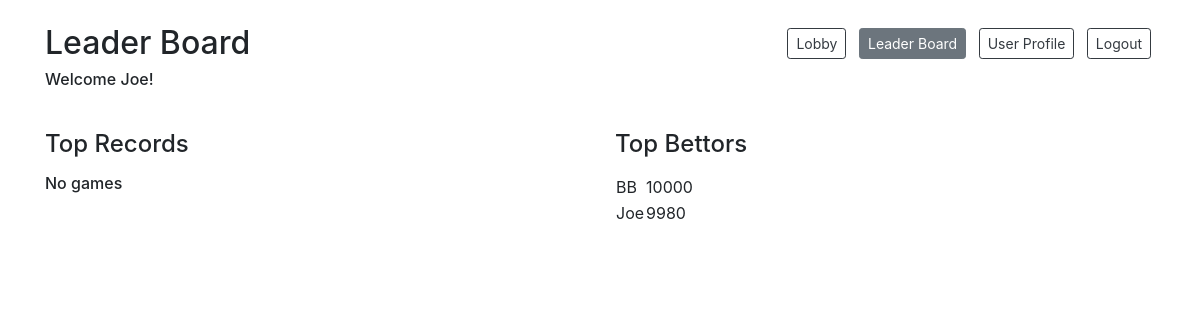
/leaderboard (signed in), run on the app's committed database.
### models.py (models this page shows)
class User(db.Model):
    __tablename__ = "users"
    id = db.Column(db.Integer, primary_key=True)
    user_name = db.Column(db.String(255))
    email = db.Column(db.String(255))
    password = db.Column(db.String(255))
    balance = db.Column(db.Integer)
    photo = db.Column(db.BLOB)
    wins = db.Column(db.Integer)
    losses = db.Column(db.Integer)
    current_game_id = db.Column(db.Integer, db.ForeignKey("games.id"), nullable=True)  # is null if not currently in a game
    current_game = db.relationship("Game", foreign_keys=[current_game_id], backref="game_users")
    created_at = db.Column(db.DateTime, server_default=func.now())
    updated_at = db.Column(db.DateTime, server_default=func.now(), onupdate=func.now())

### controller.py (the view)
def leaderboard():
    if 'user_id' in session:
        user = getUser(session['user_id'])
    records = getTopWinLossRecords(10)
    bettors = getTopBettors(10)
    return render_template('leaderboard.html', user = user, records = records, bettors = bettors)

### utilities.py (called while the page is built)
def getUser(user_id):
    user = User.query.get(user_id)
    return user

def getTopWinLossRecords(num_of_players):
    return False

def getTopBettors(num_of_players):
    topBettors = User.query.order_by(User.balance.desc()).limit(10)
    return topBettors

### templates/leaderboard.html (shortened to what this page needs)
<!DOCTYPE html>
<html lang="en">
<head>
    <link href="https://stackpath.bootstrapcdn.com/bootstrap/4.4.1/css/bootstrap.min.css" rel="stylesheet">
</head>
<body>
    <div class="container bg-white">
        <div class="row justify-content-between mt-4 mb-2">
            <div class="col-auto">
                <h2>Leader Board</h2>
                <h6>Welcome {{user.user_name}}!</h6>
            </div>
            <div class="col-auto">
                <a href="/lobby" class="col-auto btn btn-outline-dark btn-sm mx-1 mt-1 mb-3">Lobby</a>
                <a href="#" class="inactive col-auto btn btn-secondary btn-sm mx-1 mt-1 mb-3">Leader Board</a>
                <a href="/user-profile" class="col-auto btn btn-outline-dark btn-sm mx-1 mt-1 mb-3">User Profile</a>
                <a href="/logout-action" class="col-auto btn btn-outline-dark btn-sm mx-1 mt-1 mb-3">Logout</a>
            </div>
        </div>
        <div class="row pt-4">
            <div class="col-5">
                <h4 class="pb-2">Top Records</h4>
                {% if records %}
                    <table class="row no-gutters mb-4 align-items-center">
                    {% for record in records %}
                        <tr>
                            <td>{{record.user_name}}</td>
                            <td>{{record.wins}}</td>
                            <td>{{record.losses}}</td>
                        </tr>
                    {% endfor %}
                    </table>
                {% else %}
                    <h6>No games</h6>
                {% endif %}
            </div>
            <div class="col-1"></div>
            <div class="col-5">
                <h4 class="pb-2">Top Bettors</h4>
                {% if bettors %}
                    <table class="row no-gutters mb-4 align-items-center">
                    {% for bettor in bettors %}
                        <tr>
                            <td>{{bettor.user_name}}</td>
                            <td>{{bettor.balance}}</td>
                        </tr>
                    {% endfor %}
                    </table>
                {% else %}
                    <h6>No bettors</h6>
                {% endif %}
            </div>
        </div>
    </div>
</body>
</html>

### data on the page
User: user_name "Joe", balance "9980"
User: user_name "BB", balance "10000"
